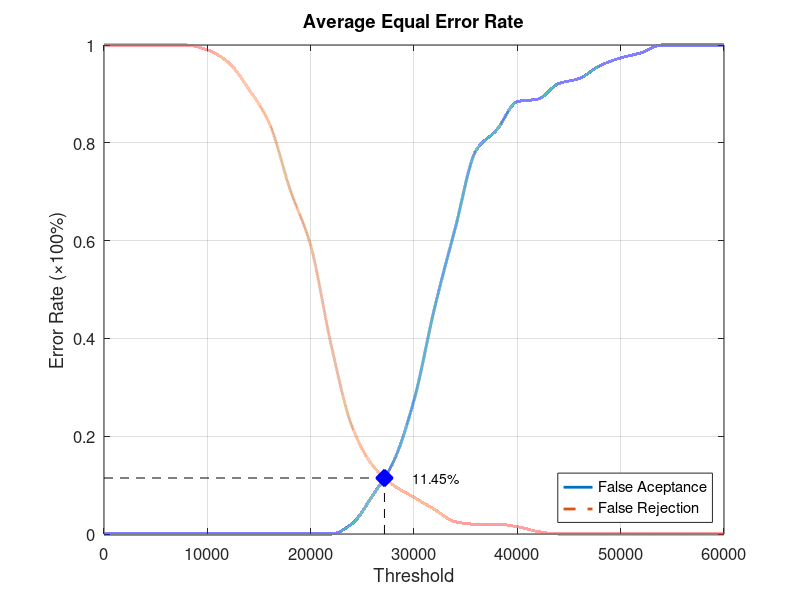
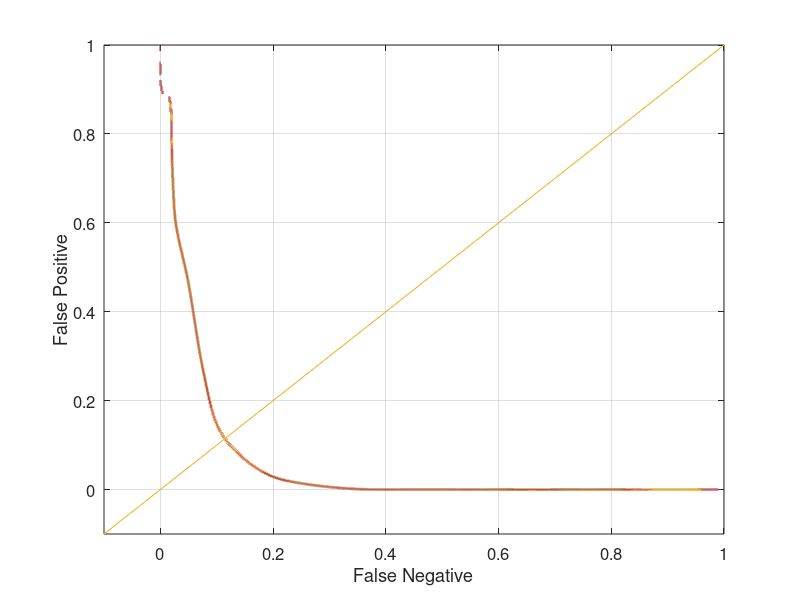

The MATLAB script that drew these images, in order:
function yEER = Database3_3
close all;
clear;
clc;
x = 0:2000:60000;
xq = 0:0.5:60000;

y0 = [0 0 0 0 0 0 0 0 0 0 0 0 0.0210526 0.0789474 0.147368 0.273684 0.463158 0.626316 0.784211 0.826316 0.884211 0.889474 0.921053 0.931579 0.957895 0.973684 0.984211 1 1 1 1];
yy0 = interp1(x, y0, xq, 'pchip');
y1 = [1 1 1 1 1 0.99 0.965 0.91 0.84 0.705 0.59 0.385 0.22 0.14 0.1 0.075 0.05 0.025 0.02 0.02 0.015 0.005 0 0 0 0 0 0 0 0 0];
yy1 = interp1(x, y1, xq, 'pchip');

% Calculating EER: 
y2 = abs(y0 - y1);
find(y2 == min(y2))
yy2 = abs(yy0 - yy1);
xEER = find(yy2 == min(yy2));
xEERIndex = xq(xEER) % X-axis EER
yEER = yy0(xEER) % Y-axis EER

main = figure
plot(xq, yy0,'-','LineWidth', 2);	hold on
plot(xq, yy1,'--','LineWidth', 2);	hold on
plot([xEERIndex xEERIndex], [0 yEER], 'k--');	hold on
plot([0 xEERIndex], [yEER yEER], 'k--');	hold on
plot(xEERIndex, yEER, 'bx', 'LineWidth', 10);	hold on
text(xEERIndex + 10 * xEERIndex / 100, yEER, [num2str(round((10000 * yEER)) / 100) '%'])
legend('False Aceptance', 'False Rejection', 'Location', 'SouthEast')
xlabel('Threshold')
ylabel('Error Rate (\times100%)')
title('Average Equal Error Rate')
set(gca, 'FontSize', 12)
axis([0 60000 0 1])
grid on

print(main, 'Database3_3Main', '-dpng');
FNRxFPR = figure('Color', [1 1 1]);
plot(yy1, yy0, '-', yy1, yy0, 'LineWidth', 2);
hold on
y = -0.1:0.1:1
plot(y, y); 
set(gca, 'FontSize', 12)
xlabel('False Negative')
ylabel('False Positive')
axis([-0.1 1 -0.1 1])
set(gca, 'FontSize', 12)
grid on

print(FNRxFPR, 'Database3_3FNRxFPR','-dpng');
end
